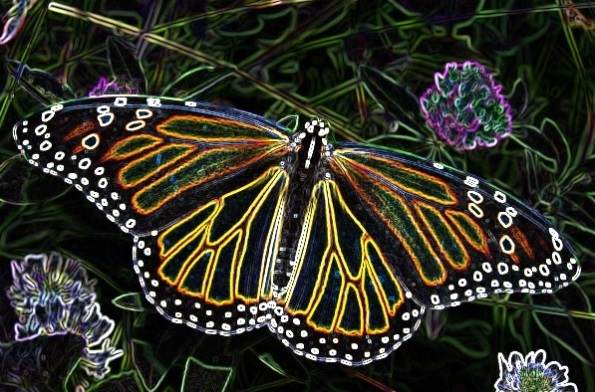
#> input picture EdgeDetecetor/image.jpg, 595 x 392 px
$ python EdgeDetecetor.py
#> lines starting #> are read from the running program, lines starting #| are printed output that depends on the picture
import cv2
import numpy as np
from PIL import Image

img = cv2.imread("image.jpg", cv2.IMREAD_GRAYSCALE)
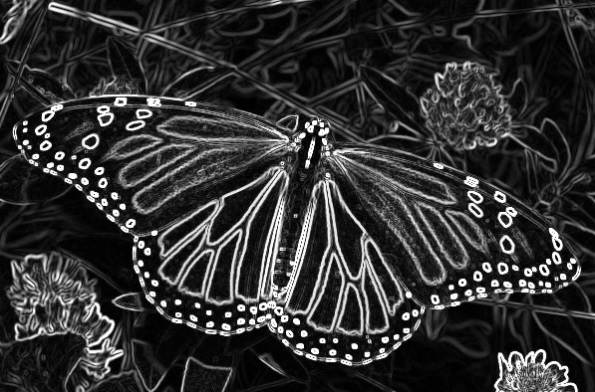
#> img: shape (392, 595); min 0, max 255, mean 50

# f = f(img[j-1][i-1]) + f(img[j-1][i]) + f(img[j-1][i+1])
#   + f(img[j][i-1]) - 8*f(img[j][i]) + f(img[j][i+1])
#   + f(img[j+1][i-1]) + f(img[j+1][i]) + f(img[j+1][i+1])
#  8-neighbothood Laplace operator
# mask = [[1, 1, 1],
#       [1, -8, 1],
#       [1, 1, 1]]
#  4-neighbothood Laplace operator
# mask = [[0, 1, 0],
#       [1, -4, 1],
#       [0, 1, 0]]

height = img.shape[0]
#> height = 392
width = img.shape[1]
#> width = 595
size = width * height
#> size = 233240
colPosition = 0
new_image_4 = []
new_image_8 = []
new_image_8_NoInt = []

# 4-neighborhoods
for row in img:
	row_ = row.copy()
	rowPosition = 0
	for pixel in row:
		if (rowPosition < width - 1 and rowPosition > 0 and colPosition < height -1 and colPosition > 0):
			value = abs(int(img[colPosition-1][rowPosition-1]) + int(img[colPosition-1][rowPosition]) + int(img[colPosition-1][rowPosition+1])
			+ int(img[colPosition][rowPosition-1]) - 8*int(img[colPosition][rowPosition]) + int(img[colPosition][rowPosition+1])
			+ int(img[colPosition+1][rowPosition-1]) + int(img[colPosition+1][rowPosition]) + int(img[colPosition+1][rowPosition+1]))

			row_[rowPosition] = value
		rowPosition += 1
	colPosition += 1
	new_image_8.append(row_)
#> after the loop, colPosition = 392; new_image_8 = 392 items

# 8-neighborhoods with int values
colPosition = 0
for row in img:
	row_ = row.copy()
	rowPosition = 0
	for pixel in row:
		if (rowPosition < width - 1 and rowPosition > 0 and colPosition < height -1 and colPosition > 0):
			value = abs(0*int(img[colPosition-1][rowPosition-1]) + int(img[colPosition-1][rowPosition]) + 0*int(img[colPosition-1][rowPosition+1])
			+ int(img[colPosition][rowPosition-1]) - 4*int(img[colPosition][rowPosition]) + int(img[colPosition][rowPosition+1])
			+ 0*int(img[colPosition+1][rowPosition-1]) + int(img[colPosition+1][rowPosition]) + 0*int(img[colPosition+1][rowPosition+1]))

			row_[rowPosition] = value
		rowPosition += 1
	colPosition += 1
	new_image_4.append(row_)
#> after the loop, colPosition = 392; new_image_4 = 392 items

new_image = np.array(new_image_8)
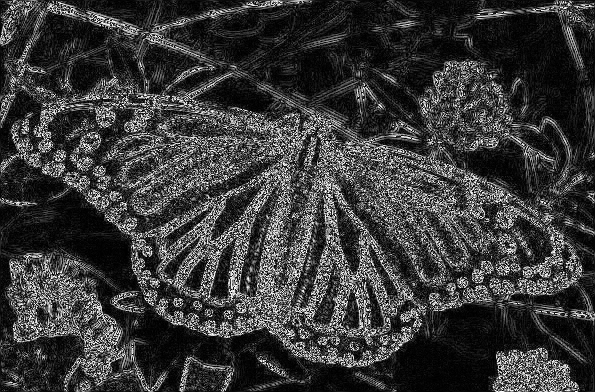
#> new_image: shape (392, 595); min 0, max 255, mean 57.4
new_image_noInt = np.array(new_image_8_NoInt)
new_image_4 = np.array(new_image_4)
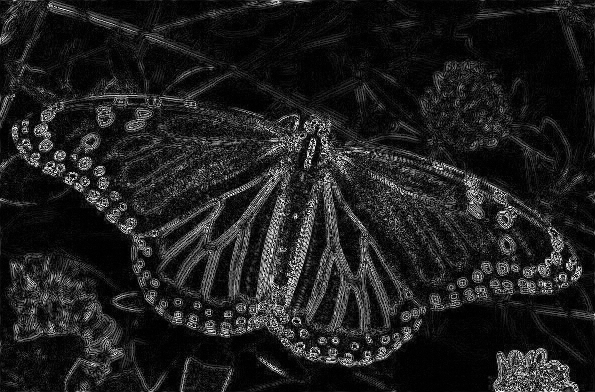
#> new_image_4: shape (392, 595); min 0, max 255, mean 30.6
cv2.imshow("8-Laplace Transform", new_image)
cv2.imshow("4-Laplace Transform", new_image_4)
cv2.imshow("original image", img)
cv2.waitKey(0)
cv2.destroyAllWindows()

$ run again, with EdgeDetecetor/arrows.jpg copied over EdgeDetecetor/image.jpg
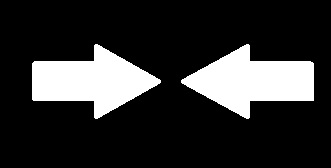
#> input picture EdgeDetecetor/arrows.jpg, 331 x 168 px
#> img is the input picture: shape (168, 331); min 0, max 255, mean 48.4
#> after the loop `for row in img:`: colPosition = 168; new_image_8 = 168 items
#> after the loop `for row in img:`: colPosition = 168; new_image_4 = 168 items
#> `new_image = np.array(new_image_8)`:
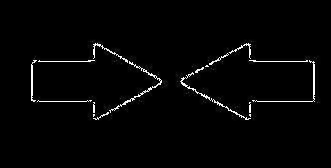
#> new_image: shape (168, 331); min 0, max 255, mean 5.3
